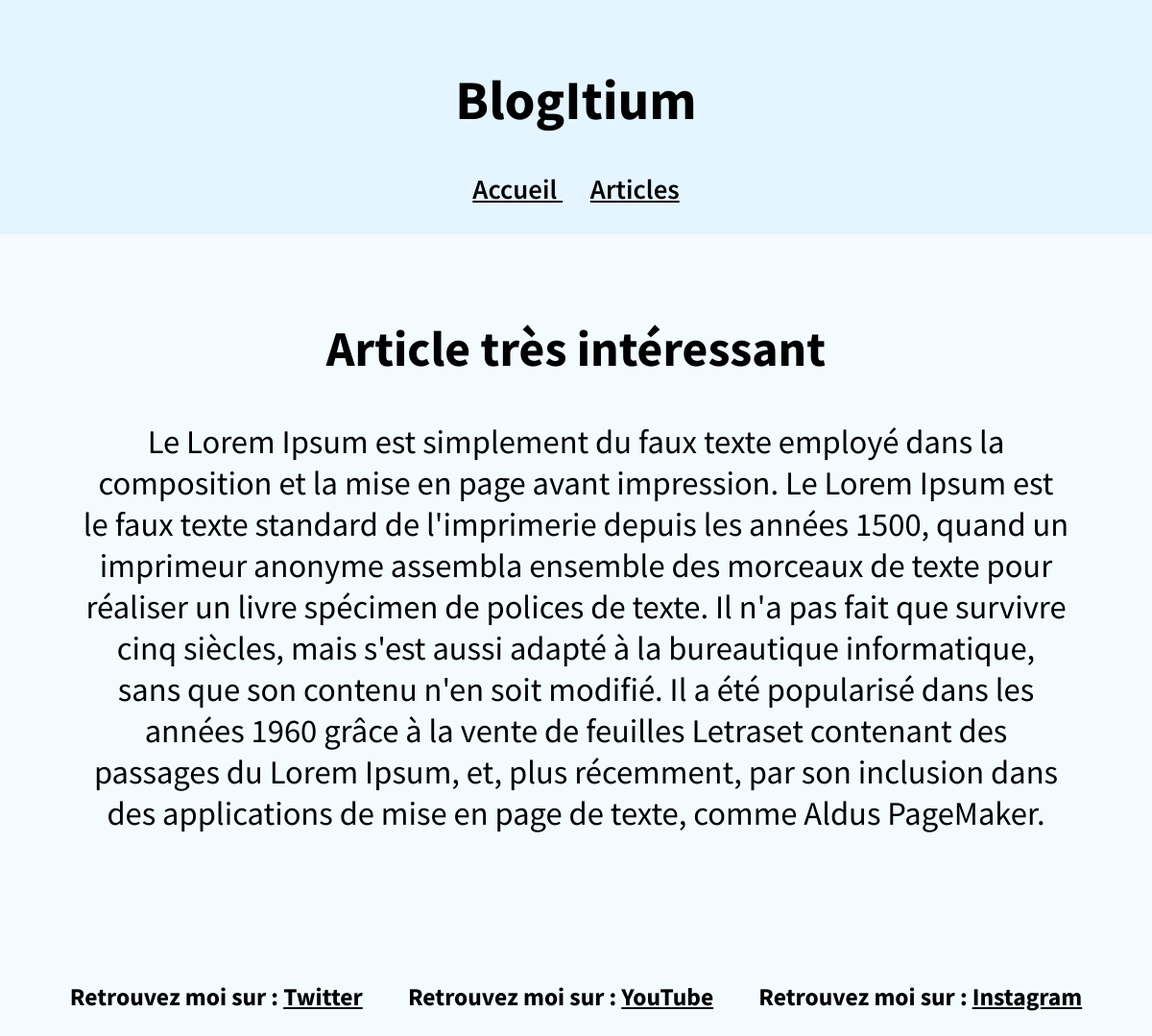
Screenshot of /blog/article-tres-interessant/ with the database file from the repository.
### publication/models.py (models this page shows, shortened)
class BlogPost(models.Model):
    title = models.CharField(max_length=200, unique=True, verbose_name="Titre")
    slug = models.SlugField(max_length=200, unique=True, blank=True)
    author = models.ForeignKey(User, on_delete=models.SET_NULL, null=True, blank=True)
    last_updated = models.DateTimeField(auto_now=True)
    created_on = models.DateField(blank=True, null=True)
    published = models.BooleanField(default=False, verbose_name="Publié")
    content = models.TextField(blank=True, verbose_name="Contenu")
    class Meta:
        ordering = ['-created_on']
        verbose_name = "Article"

### publication/views.py (the view)
# urls.py: path('<str:slug>/', BlogPostDetail.as_view(), name="post"),
class BlogPostDetail(DetailView):
    model = BlogPost
    context_object_name = "post"
    template_name = "posts/blogpost_detail.html"

### publication/templates/posts/blogpost_detail.html (shortened to what this page needs)
{% extends 'base.html' %}
{% block main %}
{% load static %}
<link rel="stylesheet" href="{% static 'css/post.css' %}">
    <article class="txt_article">
        <h2> {{post.title}} </h2>
        <p> {{post.content|safe}} </p>
    </article>
{% endblock %}

### publication/static/css/head&foot.css (style rules this page uses)
body { margin: 0; padding: 0; font-family: 'Source Sans Pro', sans-serif; background-color: rgb(243, 251, 255); }

### publication/static/css/post.css (style rules this page uses)
.txt_article { font-size: 1.2em; }
@media (min-width:1000px) { .txt_article { font-size: 1.2em; } }

### rows the page displays
BlogPost: title "Article très intéressant", content "Le Lorem Ipsum est simplement du faux texte employé dans la composition et la mise en page avant impression. Le Lorem Ipsum est le faux texte standard de l'imprimerie depuis les années 1500, quand un imprimeur anonyme assembla ensemble des morceaux de texte pour réaliser un livre spécimen de polices de texte. Il n'a pas fait que survivre cinq siècles, mais s'est aussi adapté à la bureautique informatique, sans que son contenu n'en soit modifié. Il a été popularisé dans les années 1960 grâce à la vente de feuilles Letraset contenant des passages du Lorem Ipsum, et, plus récemment, par son inclusion dans des applications de mise en page de texte, comme Aldus PageMaker."
